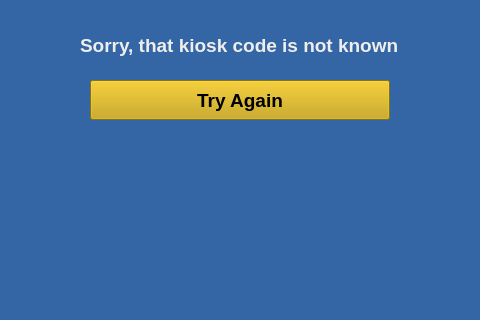
<?xml version="1.0" encoding="UTF-8"?>
<ui version="4.0">
 <class>networktryagain</class>
 <widget class="QMainWindow" name="networktryagain">
  <property name="geometry">
   <rect>
    <x>0</x>
    <y>0</y>
    <width>480</width>
    <height>320</height>
   </rect>
  </property>
  <property name="windowTitle">
   <string>MainWindow</string>
  </property>
  <property name="styleSheet">
   <string notr="true">background-color: rgb(52, 101, 164);</string>
  </property>
  <widget class="QWidget" name="centralwidget">
   <widget class="QLabel" name="label3">
    <property name="geometry">
     <rect>
      <x>80</x>
      <y>30</y>
      <width>320</width>
      <height>30</height>
     </rect>
    </property>
    <property name="font">
     <font>
      <pointsize>14</pointsize>
      <weight>75</weight>
      <bold>true</bold>
     </font>
    </property>
    <property name="styleSheet">
     <string notr="true">color: rgb(238, 238, 236);</string>
    </property>
    <property name="text">
     <string>Sorry, that kiosk code is not known</string>
    </property>
    <property name="scaledContents">
     <bool>true</bool>
    </property>
   </widget>
   <widget class="QPushButton" name="pb2">
    <property name="geometry">
     <rect>
      <x>90</x>
      <y>80</y>
      <width>300</width>
      <height>40</height>
     </rect>
    </property>
    <property name="font">
     <font>
      <pointsize>14</pointsize>
      <weight>75</weight>
      <bold>true</bold>
     </font>
    </property>
    <property name="styleSheet">
     <string notr="true">background-color: rgb(196, 160, 0);</string>
    </property>
    <property name="text">
     <string>Try Again</string>
    </property>
   </widget>
  </widget>
 </widget>
 <resources/>
 <connections/>
</ui>
